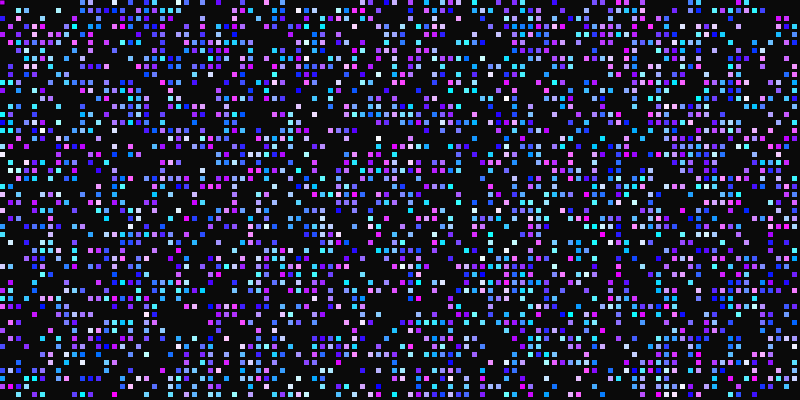
Frame 1 (no input)
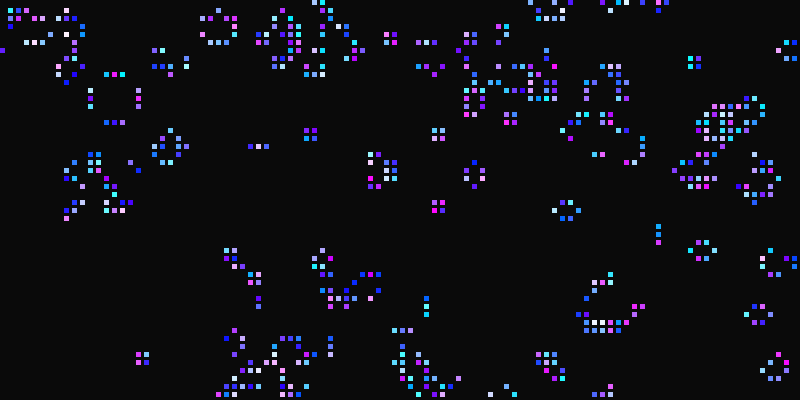
Frame 60 (no input)
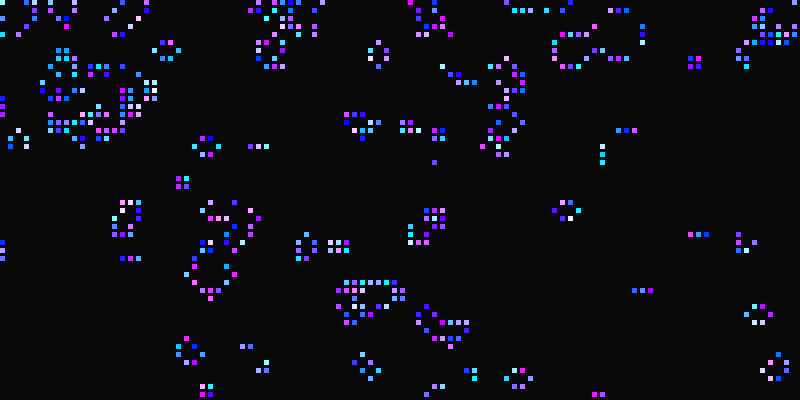
Frame 120 (the mouse pressed at the canvas centre since frame 60)

The p5.js sketch that drew these frames (run headless with seeded random() and noise() and a simulated clock; from frame 60 on, the mouse is pressed at the canvas centre):

// p5.js sketch
// ── sketch.js
const rows = 100
const cols = 100
let grid = []
let nextGrid = []

function setup() {
	createCanvas(800, 400)
	for (let i = 0; i < rows; i++) {
		grid[i] = []
		nextGrid[i] = []
		for (let j = 0; j < cols; j++) {
			grid[i][j] = floor(random(2))
			nextGrid[i][j] = 0
		}
	}
}

function draw() {
	background(10)
	for (let i = 0; i < rows; i++) {
		for (let j = 0; j < cols; j++) {
			if (grid[i][j] == 1) {
				fill(random(255), random(255), 255)
			} else {
				fill(10)
				noStroke()
			}
			rect(i * 8, j * 8, 5, 5)
		}
	}

	for (let i = 0; i < rows; i++) {
		for (let j = 0; j < cols; j++) {
			let state = grid[i][j]
			let neighbors = countNeighbors(grid, i, j)

			if (state == 0 && neighbors == 3) {
				nextGrid[i][j] = 1
			} else if (state == 1 && (neighbors < 2 || neighbors > 3)) {
				nextGrid[i][j] = 0
			} else {
				nextGrid[i][j] = state
			}
		}
	}

	for (let i = 0; i < rows; i++) {
		for (let j = 0; j < cols; j++) {
			grid[i][j] = nextGrid[i][j]
		}
	}
}

function countNeighbors(grid, x, y) {
	let sum = 0
	for (let i = -1; i < 2; i++) {
		for (let j = -1; j < 2; j++) {
			let row = (x + i + rows) % rows
			let col = (y + j + cols) % cols
			sum += grid[row][col]
		}
	}
	sum -= grid[x][y]
	return sum
}
